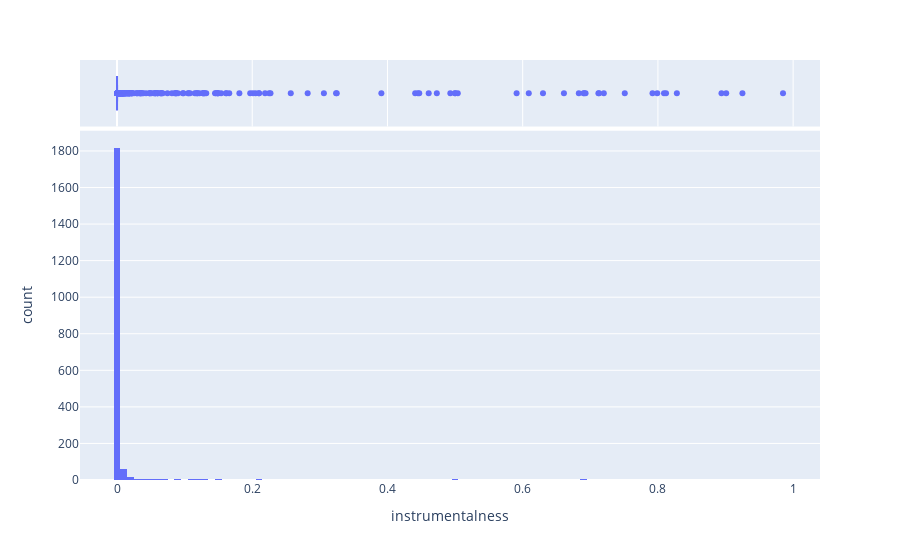

The cell this chart's notebook holds for it:
### Code cell
#foco na variável "instrumentalness", para entender melhor os valores
px.histogram(data_frame=df_spotify, x="instrumentalness", marginal="box")

### Figure 1 — Plotly figure (JSON) as saved in the notebook; plotly's stock layout.template omitted (floating-point values rounded to 4 significant figures; data arrays with more than 128 entries replaced by an {"elided": "..."} marker saying what was removed)
{"data": [{"alignmentgroup": "True", "bingroup": "x", "hovertemplate": "instrumentalness=%{x}<br>count=%{y}<extra></extra>", "legendgroup": "", "marker": {"color": "#636efa", "pattern": {"shape": ""}}, "name": "", "offsetgroup": "", "orientation": "v", "showlegend": false, "type": "histogram", "x": {"elided": "2000 float values"}, "xaxis": "x", "yaxis": "y"}, {"alignmentgroup": "True", "hovertemplate": "instrumentalness=%{x}<extra></extra>", "legendgroup": "", "marker": {"color": "#636efa"}, "name": "", "notched": true, "offsetgroup": "", "showlegend": false, "type": "box", "x": {"elided": "2000 float values"}, "xaxis": "x2", "yaxis": "y2"}], "layout": {"barmode": "relative", "legend": {"tracegroupgap": 0}, "margin": {"t": 60}, "xaxis": {"anchor": "y", "domain": [0, 1], "title": {"text": "instrumentalness"}}, "xaxis2": {"anchor": "y2", "domain": [0, 1], "matches": "x", "showgrid": true, "showticklabels": false}, "yaxis": {"anchor": "x", "domain": [0, 0.8316], "title": {"text": "count"}}, "yaxis2": {"anchor": "x2", "domain": [0.8416, 1], "matches": "y2", "showgrid": false, "showline": false, "showticklabels": false, "ticks": ""}}}
